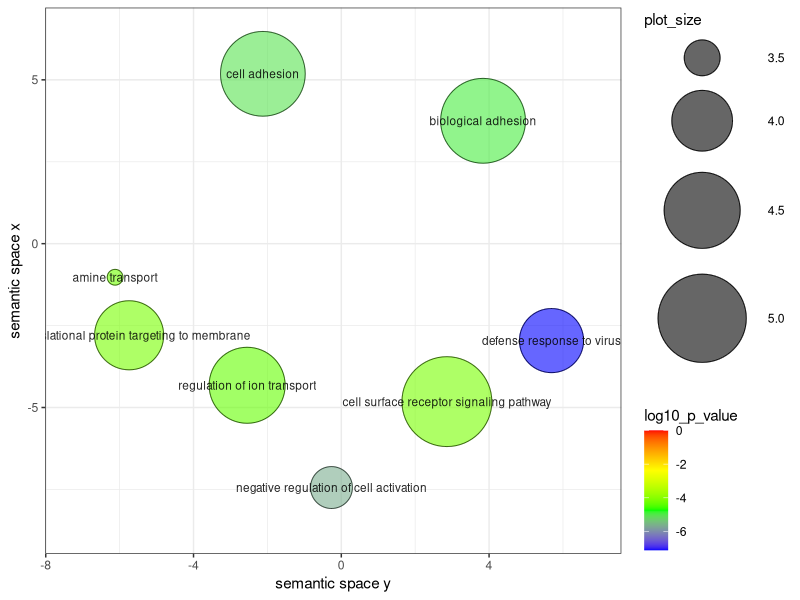
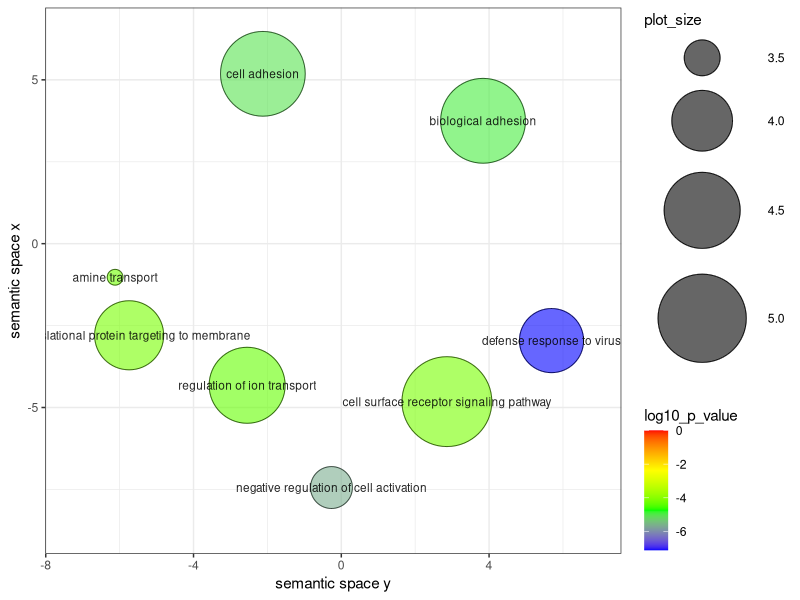

The R source for these figures, in order:


# A plotting R script produced by the REVIGO server at http://revigo.irb.hr/
# If you found REVIGO useful in your work, please cite the following reference:
# Supek F et al. "REVIGO summarizes and visualizes long lists of Gene Ontology
# terms" PLoS ONE 2011. doi:10.1371/journal.pone.0021800


# --------------------------------------------------------------------------
# If you don't have the ggplot2 package installed, uncomment the following line:
# install.packages( "ggplot2" );
library( ggplot2 );
# --------------------------------------------------------------------------
# If you don't have the scales package installed, uncomment the following line:
# install.packages( "scales" );
library( scales );


# --------------------------------------------------------------------------
# Here is your data from REVIGO. Scroll down for plot configuration options.

revigo.names <- c("term_ID","description","frequency_%","plot_X","plot_Y","plot_size","log10_p_value","uniqueness","dispensability");
revigo.data <- rbind(c("GO:0007155","cell adhesion", 0.544,-2.123, 5.184, 4.844,-5.0526,0.581,0.000),
c("GO:0022610","biological adhesion", 0.550, 3.837, 3.750, 4.849,-4.9355,0.886,0.000),
c("GO:0050866","negative regulation of cell activation", 0.030,-0.266,-7.443, 3.586,-5.6478,0.393,0.000),
c("GO:0051607","defense response to virus", 0.098, 5.690,-2.958, 4.098,-7.1129,0.241,0.000),
c("GO:0043269","regulation of ion transport", 0.244,-2.549,-4.322, 4.496,-4.3429,0.646,0.187),
c("GO:0015837","amine transport", 0.018,-6.123,-1.025, 3.375,-4.2248,0.824,0.196),
c("GO:0007166","cell surface receptor signaling pathway", 0.920, 2.858,-4.821, 5.072,-4.1681,0.576,0.318),
c("GO:0006613","cotranslational protein targeting to membrane", 0.139,-5.743,-2.796, 4.253,-4.1694,0.735,0.376));

one.data <- data.frame(revigo.data);
names(one.data) <- revigo.names;
one.data <- one.data [(one.data$plot_X != "null" & one.data$plot_Y != "null"), ];
one.data$plot_X <- as.numeric( as.character(one.data$plot_X) );
one.data$plot_Y <- as.numeric( as.character(one.data$plot_Y) );
one.data$plot_size <- as.numeric( as.character(one.data$plot_size) );
one.data$log10_p_value <- as.numeric( as.character(one.data$log10_p_value) );
one.data$frequency <- as.numeric( as.character(one.data$frequency) );
one.data$uniqueness <- as.numeric( as.character(one.data$uniqueness) );
one.data$dispensability <- as.numeric( as.character(one.data$dispensability) );
#head(one.data);


# --------------------------------------------------------------------------
# Names of the axes, sizes of the numbers and letters, names of the columns,
# etc. can be changed below

p1 <- ggplot( data = one.data );
p1 <- p1 + geom_point( aes( plot_X, plot_Y, colour = log10_p_value, size = plot_size), alpha = I(0.6) ) + scale_size_area();
p1 <- p1 + scale_colour_gradientn( colours = c("blue", "green", "yellow", "red"), limits = c( min(one.data$log10_p_value), 0) );
p1 <- p1 + geom_point( aes(plot_X, plot_Y, size = plot_size), shape = 21, fill = "transparent", colour = I (alpha ("black", 0.6) )) + scale_size_area();
p1 <- p1 + scale_size( range=c(5, 30)) + theme_bw(); # + scale_fill_gradientn(colours = heat_hcl(7), limits = c(-300, 0) );
ex <- one.data [ one.data$dispensability < 0.5, ]; 
p1 <- p1 + geom_text( data = ex, aes(plot_X, plot_Y, label = description), colour = I(alpha("black", 0.85)), size = 3 );
p1 <- p1 + labs (y = "semantic space x", x = "semantic space y");
p1 <- p1 + theme(legend.key = element_blank()) ;
one.x_range = max(one.data$plot_X) - min(one.data$plot_X);
one.y_range = max(one.data$plot_Y) - min(one.data$plot_Y);
p1 <- p1 + xlim(min(one.data$plot_X)-one.x_range/10,max(one.data$plot_X)+one.x_range/10);
p1 <- p1 + ylim(min(one.data$plot_Y)-one.y_range/10,max(one.data$plot_Y)+one.y_range/10);



# --------------------------------------------------------------------------
# Output the plot to screen

p1;

# Uncomment the line below to also save the plot to a file.
# The file type depends on the extension (default=pdf).

ggsave("/Users/katalinabobowik/Documents/UniMelb_PhD/Analysis/UniMelb_Sumba/Output/DE_Analysis/123_combined/DE_Island/LM_allCovarPlusBlood/GeneSetAnalysis/RevigoPlot_SMBvsMPI_LFC05_Pval01.pdf");
